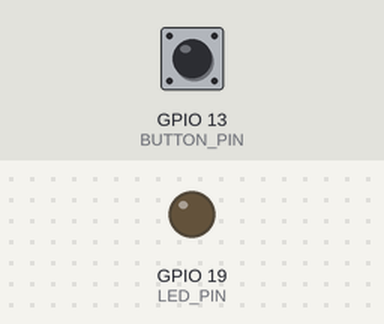
The sketch below on a simulated ESP32. Shown: output pins drawn as LEDs (lit = HIGH). The inputs (shaded band) are chosen by the test bench; at power-on: GPIO 13 (BUTTON_PIN) HIGH. WiFi joins after 1.5 s; servers stay silent unless stated; I2S audio is not simulated (input reads silence); uploads are accepted with an empty reply; what the sketch prints to the serial monitor is not drawn.

Above: at 2.8 s.
2.9 s: GPIO 13 (BUTTON_PIN) pulled LOW for 0.15 s
At 3.5 s:
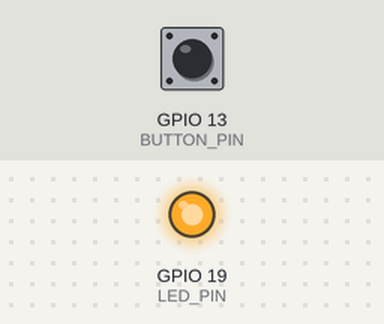
6.0 s: GPIO 13 (BUTTON_PIN) pulled LOW for 3.2 s
10.7 s: GPIO 13 (BUTTON_PIN) pulled LOW for 1 s
Timing chart, 0 to 16.9 s (numbered marks = the images above; inputs shaded):
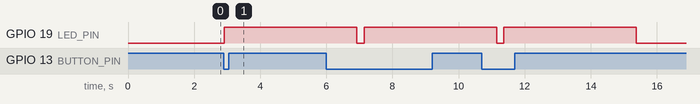

The sketch:

TEST_STT.ino
```cpp
/*
 * Google Speech-to-Text (STT) trên ESP32
 * Yêu cầu thư viện:
 * 1. ArduinoJson (của Benoit Blanchon)
 *
 * LOGIC MỚI NHẤT (ĐÃ SỬA):
 * - Nhấn nút 1 lần (chân 13) để bắt đầu.
 * - Đèn LED (chân 19) sáng và in "Xin moi noi...".
 * - Tự động ghi âm cố định trong 3 giây.
 * - Hết 3 giây, đèn tắt, tự động gửi lên Google STT.
 * - Sử dụng hàm Base64 tự viết (không cần thư viện).
 */
#include <WiFi.h>
#include <WiFiClientSecure.h>
#include <HTTPClient.h>
#include "driver/i2s.h"
#include <ArduinoJson.h>

// ===== CẤU HÌNH WIFI & GOOGLE STT (DO BẠN CUNG CẤP) =====
const char* WIFI_SSID     = "P603";
const char* WIFI_PASSWORD = "0904362626";
const String GOOGLE_KEY   = "AIzaSyCgXdP5RP4irrSHW8YSD3UB9Pn9_3OAS_A";
const String GOOGLE_STT_URL = "https://speech.googleapis.com/v1/speech:recognize?key=" + GOOGLE_KEY;

// ===== CẤU HÌNH I2S MIC =====
#define I2S_PORT        I2S_NUM_0
#define I2S_WS_PIN      4
#define I2S_BCLK_PIN    5
#define I2S_SD_PIN      6 // Data In
#define BUTTON_PIN      13 // Nút nhấn nối từ chân 13 xuống GND
#define LED_PIN         19 // <<< Đèn LED xanh báo hiệu
#define SAMPLE_RATE     16000
#define SAMPLES_PER_READ 1024

// ===== CẤU HÌNH GHI ÂM & BỘ NHỚ =====
#define RECORD_SECONDS  4 // <<< THAY ĐỔI: Ghi âm tối đa 4 giây
const size_t RECORD_SIZE = SAMPLE_RATE * sizeof(int16_t) * RECORD_SECONDS;
int16_t* audioBuffer = NULL;

// Ngưỡng ghi âm tối thiểu (để lọc bấm nhầm): 0.2 giây
const size_t MIN_RECORD_SAMPLES = SAMPLE_RATE * 0.2; // 3200 mẫu

// ===== BIẾN TRẠNG THÁI =====
bool isRecording = false;
size_t currentSampleCount = 0;
unsigned long startTime = 0;

// Khai báo client cho kết nối HTTPS
WiFiClientSecure client;
HTTPClient http;

// =========================================================================
// KHAI BÁO HÀM (Prototype)
// =========================================================================
void setupWiFi();
void setupI2S();
void startRecording();
void recordAudio();
void stopRecording();
String encodeAudioToBase64(int16_t* buffer, size_t length);
void sendToGoogleSTT(String base64Audio);

// =========================================================================
// HÀM: SETUP (KHỞI TẠO)
// =========================================================================

void setup() {
  Serial.begin(115200);
  delay(100);
  Serial.println("\n--- ESP32 Google STT (Nhan de ghi 4 giay, LED o chan 19) ---"); // <<< THAY ĐỔI

  pinMode(BUTTON_PIN, INPUT_PULLUP);
  pinMode(LED_PIN, OUTPUT); // <<< Cấu hình chân LED
  digitalWrite(LED_PIN, LOW); // <<< Tắt đèn khi bắt đầu
  Serial.println("Chan 13 (Nut nhan) va Chan 19 (LED) da san sang.");

  setupI2S();
  setupWiFi();

  audioBuffer = (int16_t*) malloc(RECORD_SIZE);
  if (audioBuffer == NULL) {
    Serial.println("FATAL: Khong du bo nho RAM. Thu giam RECORD_SECONDS.");
    while(true);
  }

  // Bỏ qua xác thực SSL (Cần thiết cho ESP32)
  client.setInsecure();
}

// =========================================================================
// HÀM: VÒNG LẶP CHÍNH
// =========================================================================

void loop() {
  if (WiFi.status() != WL_CONNECTED) {
    Serial.println("Loi ket noi WiFi...");
    delay(5000);
    return;
  }

  // Logic: Nhấn 1 lần để bắt đầu
  if (digitalRead(BUTTON_PIN) == LOW && !isRecording) {
    startRecording();
  }

  // Nếu đang ghi âm, tiếp tục ghi
  if (isRecording) {
    recordAudio();
  } else {
    // <<< THAY ĐỔI: Chỉ delay khi không ghi âm
    // Bằng cách này, 3 giây ghi âm sẽ là 3 giây ngoài đời thực.
    delay(50);
  }

  // Logic nhả nút đã bị xóa bỏ.
  // Hàm stopRecording() sẽ được gọi tự động bởi recordAudio() khi đủ 3 giây.

  // delay(50); // <<< XÓA BỎ DELAY CHUNG Ở ĐÂY
}

// =========================================================================
// CÁC HÀM HỖ TRỢ
// =========================================================================

void setupWiFi() {
  Serial.print("Dang ket noi den WiFi: ");
  Serial.println(WIFI_SSID);
  WiFi.begin(WIFI_SSID, WIFI_PASSWORD);
  int attempts = 0;
  while (WiFi.status() != WL_CONNECTED && attempts < 20) {
    delay(500);
    Serial.print(".");
    attempts++;
  }
  if (WiFi.status() == WL_CONNECTED) {
    Serial.println("\nKet noi WiFi thanh cong!");
  } else {
    Serial.println("\nLoi ket noi WiFi.");
  }
}

void setupI2S() {
  i2s_config_t i2s_config = {
    .mode = (i2s_mode_t)(I2S_MODE_MASTER | I2S_MODE_RX),
    .sample_rate = SAMPLE_RATE,
    .bits_per_sample = I2S_BITS_PER_SAMPLE_16BIT,
    .channel_format = I2S_CHANNEL_FMT_ONLY_LEFT,
    .communication_format = I2S_COMM_FORMAT_STAND_I2S,
    .intr_alloc_flags = ESP_INTR_FLAG_LEVEL1,
    .dma_buf_count = 8,
    .dma_buf_len = 64,
    .use_apll = false,
    .tx_desc_auto_clear = false,
    .fixed_mclk = 0
  };
  i2s_pin_config_t pin_config = {
    .bck_io_num = I2S_BCLK_PIN,
    .ws_io_num = I2S_WS_PIN,
    .data_out_num = I2S_PIN_NO_CHANGE,
    .data_in_num = I2S_SD_PIN
  };
  i2s_driver_install(I2S_PORT, &i2s_config, 0, NULL);
  i2s_set_pin(I2S_PORT, &pin_config);
  Serial.println("I2S Micro da cau hinh.");
}

void startRecording() {
  Serial.println("\nBat dau ghi... Xin moi noi..."); // <<< THAY ĐỔI: Gộp thông báo
  digitalWrite(LED_PIN, HIGH); // <<< Bật đèn LED
  currentSampleCount = 0;
  isRecording = true;
  startTime = millis();
}

void recordAudio() {
  size_t bytes_to_read = SAMPLES_PER_READ * sizeof(int16_t);

  // Tính toán số byte còn lại trong bộ đệm (để không ghi quá 3 giây)
  if (currentSampleCount + SAMPLES_PER_READ > RECORD_SIZE / sizeof(int16_t)) {
    bytes_to_read = (RECORD_SIZE / sizeof(int16_t) - currentSampleCount) * sizeof(int16_t);
  }

  // Nếu đã đầy (đủ 4 giây)
  if (bytes_to_read == 0) {
    Serial.println("Da du 4 giay ghi am. Tu dong dung."); // <<< THAY ĐỔI
    stopRecording(); // <<< Tự động gọi stopRecording() khi đủ 4 giây
    return;
  }

  int16_t temp_buffer[SAMPLES_PER_READ];
  size_t bytes_read = 0;

  esp_err_t result = i2s_read(I2S_PORT, temp_buffer, bytes_to_read, &bytes_read, 0);

  if (result == ESP_OK && bytes_read > 0) {
    size_t samples_read = bytes_read / sizeof(int16_t);
    memcpy(&audioBuffer[currentSampleCount], temp_buffer, bytes_read);
    currentSampleCount += samples_read;
  }

  // <<< XÓA BỎ: Thông báo "Ghi duoc: x giay."
  /*
  if (currentSampleCount >= 16000 && (currentSampleCount % 16000) < SAMPLES_PER_READ) {
    Serial.print("  > Ghi duoc: ");
    Serial.print(currentSampleCount / 16000);
    Serial.println(" giay.");
  }
  */
}

void stopRecording() {
  digitalWrite(LED_PIN, LOW); // <<< Tắt đèn LED ngay lập tức
  isRecording = false;
  unsigned long duration = millis() - startTime;

  Serial.println("Ket thuc ghi."); // <<< THAY ĐỔI: Rút gọn log

  // Xóa bỏ các log chi tiết
  // Serial.print("\n[DA DUNG GHI AM]. Tong thoi gian: ");
  // Serial.print(duration / 1000.0);
  // Serial.println(" giay.");
  // Serial.print("Tong so mau: ");
  // Serial.println(currentSampleCount);

  if (currentSampleCount >= MIN_RECORD_SAMPLES) {
    String base64Audio = encodeAudioToBase64(audioBuffer, currentSampleCount * sizeof(int16_t));
    if (base64Audio.length() > 0) {
        sendToGoogleSTT(base64Audio);
    }
  } else {
    Serial.print("CANH BAO: Ghi am qua ngan (");
    Serial.print(duration / 1000.0);
    Serial.print("s) de gui len Google (can toi thieu ");
    Serial.print((float)MIN_RECORD_SAMPLES / SAMPLE_RATE);
    Serial.println(" giay). Bo qua.");
  }

  currentSampleCount = 0;
}

/**
 * @brief Mã hóa Base64 bằng hàm tự viết (Không cần thư viện)
 * @param buffer Con trỏ tới bộ đệm int16_t
 * @param length Kích thước của bộ đệm TÍNH BẰNG BYTES
 */
String encodeAudioToBase64(int16_t* buffer, size_t length) {
  Serial.println("Dang ma hoa Base64 (dung ham tu viet)...");

  String tempEncoded = "";
  // Bảng tra cứu ký tự Base64
  char base64_chars[] = "ABCDEFGHIJKLMNOPQRSTUVWXYZabcdefghijklmnopqrstuvwxyz0123456789+/";

  // Chuyển con trỏ int16_t* thành con trỏ byte (uint8_t*)
  uint8_t* byte_buffer = (uint8_t*) buffer;

  // Xử lý mỗi 3 byte (input) để tạo ra 4 ký tự (output)
  for (size_t i = 0; i < length; i += 3) {
    uint32_t triple = 0; // Một "bộ ba" 24-bit

    // Lấy 3 byte (hoặc ít hơn nếu gần cuối)
    for (int j = 0; j < 3; j++) {
      if (i + j < length) {
        uint8_t current_byte = byte_buffer[i + j];
        triple |= ((uint32_t)current_byte) << (16 - (j * 8));
      }
    }

    // Chuyển đổi "bộ ba" 24-bit thành 4 ký tự 6-bit
    for (int j = 0; j < 4; j++) {
      // Kiểm tra xem có cần thêm padding '=' không
      if (i + j * 3 / 4 < length) {
        tempEncoded += base64_chars[(triple >> (18 - (j * 6))) & 0x3F];
      } else {
        tempEncoded += '=';
      }
    }
  }

  Serial.println("Da ma hoa Base64.");
  return tempEncoded;
}


/**
 * @brief Gửi dữ liệu Base64 lên Google STT API (Sử dụng HTTPClient)
 * (Phiên bản này có tính năng Debug)
 */
void sendToGoogleSTT(String base64Audio) {
  Serial.println("Da gui len STT, dang cho phan hoi..."); // <<< THAY ĐỔI: Rút gọn log

  // Tạo Payload JSON
  String payload = "{\"config\":{\"encoding\":\"LINEAR16\",\"sampleRateHertz\":";
  payload += SAMPLE_RATE;
  payload += ",\"languageCode\":\"vi-VN\"},\"audio\":{\"content\":\"";
  payload += base64Audio;
  payload += "\"}}";

  String jsonResponse = "";

  if (http.begin(client, GOOGLE_STT_URL)) { // Sử dụng client (đã setInsecure)
    http.addHeader("Content-Type", "application/json");

    // Gửi yêu cầu POST
    int httpCode = http.POST(payload);

    if (httpCode > 0) {
      Serial.print("Ma phan hoi HTTP: ");
      Serial.println(httpCode);

      jsonResponse = http.getString(); // Lấy nội dung phản hồi

      if (httpCode != HTTP_CODE_OK) {
        Serial.println("--- LOI HTTP ---");
        Serial.println(jsonResponse); // In ra nội dung lỗi nếu không phải 200 OK
        Serial.println("----------------");
      }
    } else {
      Serial.print("Loi POST, ma loi HTTP: ");
      Serial.println(http.errorToString(httpCode).c_str());
    }

    http.end(); // Đóng kết nối
  } else {
    Serial.println("Khong the bat dau ket noi HTTP.");
  }

  // Xử lý JSON
  Serial.println("\n[PHAN HOI TU GOOGLE STT]");

  // Kích thước bộ đệm JSON
  const size_t capacity = JSON_OBJECT_SIZE(2) + JSON_ARRAY_SIZE(1) +
                          JSON_OBJECT_SIZE(2) + JSON_ARRAY_SIZE(1) +
                          JSON_OBJECT_SIZE(2) + 3000;
  DynamicJsonDocument doc(capacity);

  // Phân tích cú pháp JSON
  DeserializationError error = deserializeJson(doc, jsonResponse);

  if (error) {
    Serial.print("Loi phan tich JSON: ");
    Serial.println(error.c_str());

    // <<< TÍNH NĂNG DEBUG >>>
    Serial.println("--- NOI DUNG PHAN HOI THO (RAW RESPONSE) ---");
    Serial.println(jsonResponse); // In ra nội dung gây lỗi
    Serial.println("----------------------------------------------");
    return;
  }

  // Trích xuất kết quả
  JsonArray results = doc["results"].as<JsonArray>();

  if (results && results.size() > 0) {
      String transcript = results[0]["alternatives"][0]["transcript"].as<String>();
      // double confidence = results[0]["alternatives"][0]["confidence"].as<double>();

      Serial.print("Da nhan duoc: "); // <<< THAY ĐỔI: Rút gọn log
      Serial.println(transcript);

      // Xóa bỏ các log chi tiết
      // Serial.println("=================================================");
      // Serial.println("KET QUA NHAN DANG GIONG NOI:");
      // Serial.print("Cau noi: ");
      // Serial.println(transcript);
      // Serial.print("Do chinh xac: ");
      // Serial.println(confidence, 4);
      // Serial.println("=================================================");
  } else {
    // Trường hợp Google trả về lỗi (nhưng vẫn là JSON hợp lệ)
    if (doc.containsKey("error")) {
        Serial.print("LOI TU GOOGLE (JSON): ");
        Serial.println(doc["error"]["message"].as<String>());
    } else if (results.size() == 0) {
       Serial.println("Khong co ket qua nhan dang nao (Google khong nghe thay gi?).");
    } else {
        Serial.println("Phan hoi JSON khong hop le.");
    }
  }
}
```

Measured:
- after the input at 2.9 s, GPIO 19 (LED_PIN): LOW → HIGH at once
